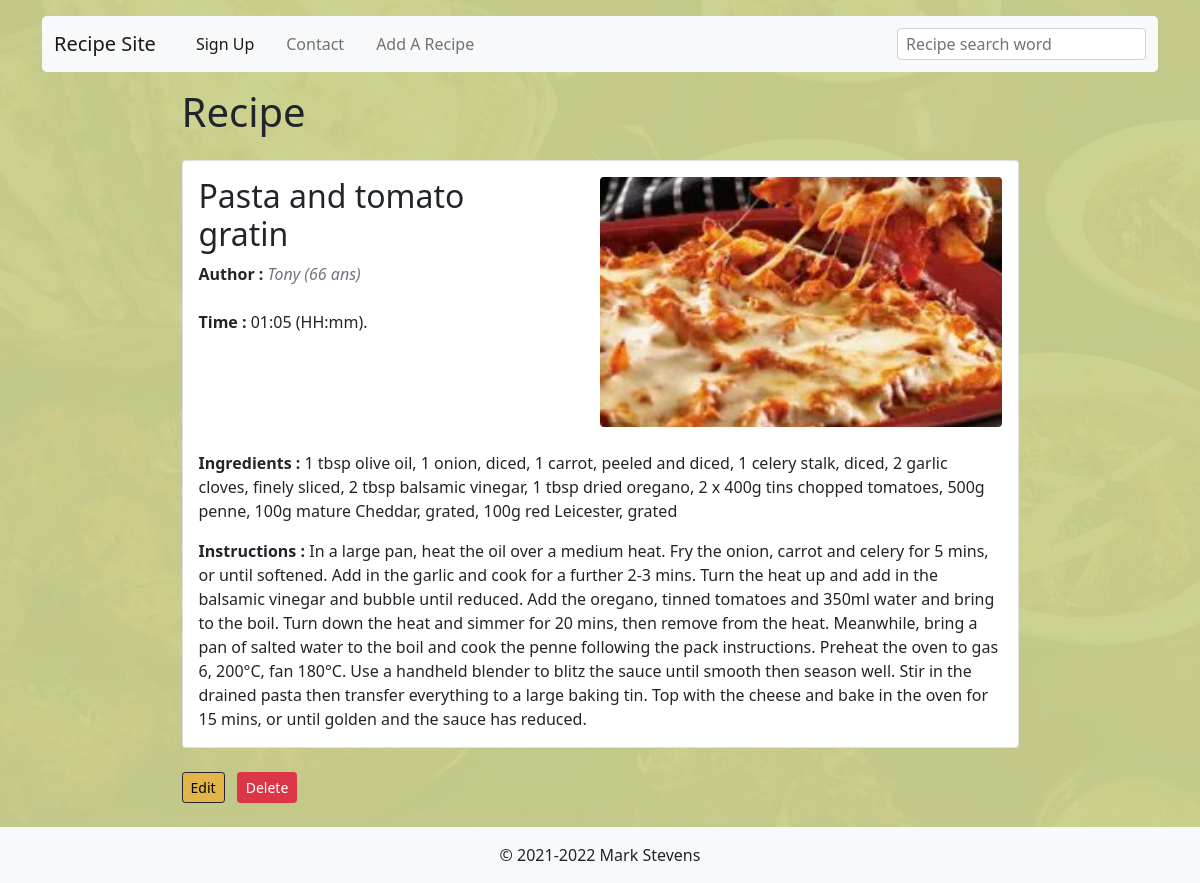
/recipes/read.php?id=90 (signed in), run on the app's committed database.
### tables this page shows
CREATE TABLE `recipes` (
  `recipe_id` int(11) NOT NULL,
  `title` varchar(128) NOT NULL,
  `summary` text NOT NULL,
  `duration` time NOT NULL,
  `ingredients` text NOT NULL,
  `recipe` text NOT NULL,
  `author` varchar(512) NOT NULL,
  `image` varchar(256) NOT NULL,
  `is_enabled` tinyint(1) NOT NULL
);

CREATE TABLE `users` (
  `user_id` int(11) NOT NULL,
  `full_name` varchar(64) NOT NULL,
  `email` varchar(512) NOT NULL,
  `password` varchar(512) NOT NULL,
  `age` int(11) NOT NULL
);

### variables/variables.php (called while the page is built, shortened)
<?php
  $usersStatement = $mysqlClient->prepare('SELECT * FROM users');
  $usersStatement->execute();
  $users = $usersStatement->fetchAll();
  $rootUrl = (!empty($_SERVER['HTTPS']) ? 'https' : 'http') . '://' . $_SERVER['HTTP_HOST'] . '/';
  ?>

### config/user.php (called while the page is built, shortened)
<?php
include_once($_SERVER['DOCUMENT_ROOT'] . "/config/mysql.php");
include_once($_SERVER['DOCUMENT_ROOT'] . "/variables/variables.php");

### functions/functions.php (called while the page is built, shortened)
<?php
function displayAuthor(string $authorEmail, array $users) : string
{
    for ($i = 0; $i < count($users); $i++) {
        $author = $users[$i];
        if ($authorEmail === $author['email']) {
            return $author['full_name'] . ' (' . $author['age'] . ' ans)';
        }
    }
    return 'utilisateur inconnu';
}

### recipes/read.php (the view, shortened to what this page needs)
<?php session_start();
  include_once($_SERVER['DOCUMENT_ROOT'] . "/config/user.php");
  include_once($_SERVER['DOCUMENT_ROOT'] . "/variables/variables.php");
  include_once($_SERVER['DOCUMENT_ROOT'] . "/functions/functions.php");
  $getData = $_GET;
  $recipe_id = $getData['id'];
  if (!isset($recipe_id) || (!is_numeric($recipe_id)))
  {
    $errorMessage = 'Something seems to have gone wrong. Please try again.';
    echo $errorMessage;
    return;
  }	else {
    $retrieveRecipe = $mysqlClient->prepare('SELECT * FROM `recipes` WHERE recipe_id = :recipe_id');
    $retrieveRecipe->execute([
      'recipe_id' => $recipe_id,
    ]);
    $recipe = $retrieveRecipe->fetch(PDO::FETCH_ASSOC);
  }
?>
<!DOCTYPE html>
<html lang="en">
<head>
    <link href="https://cdn.jsdelivr.net/npm/bootstrap@5.0.2/dist/css/bootstrap.min.css" rel="stylesheet">
    <link rel="stylesheet" href="<?php echo($rootUrl.'/css/style.css'); ?>">
</head>
<body class="backThree d-flex flex-column min-vh-100">
    <main class="container">
      <?php include_once($rootPath.'/include/header.php'); ?>
      <section class="readPage-container mx-auto">
        <h1 class="mb-4">Recipe</h1>
        <div class="card">
          <div class="d-flex flex-column card-body">
            <div class="d-flex flex-column-reverse flex-lg-row justify-content-between mb-3">
              <div class="readPage-summary me-2" >
                <h2 class="readPage-recipeTitle"><?php echo ucfirst($recipe['title']); ?></h2>
                <p class="card-text"><b>Author : </b><i class="text-muted"><?php echo ucfirst(displayAuthor($recipe['author'], $users)); ?></i></p>
                <p class="card-text mt-4"><b>Time : </b><?php echo date("H:i", strtotime($recipe['duration'])); ?> (HH:mm).</p>
              </div>
              <img class="recipe-image readPage-image rounded mb-2" src="<?php echo($rootUrl)?>/recipes/images/<?php echo $recipe['image'] ? $recipe['image'] : 'ImageDefault_NO_DELETE.png' ?>" alt="">
            </div>
              <p class="card-text"><b>Ingredients : </b><?php echo $recipe['ingredients']; ?></p>
              <p class="card-text"><b>Instructions : </b><?php echo $recipe['recipe']; ?></p>
          </div>
        </div>
          <div class="mt-auto">
            <a class="btn btn-warning btn-sm my-4" href="<?php echo($rootUrl)?>recipes/update.php?id=<?php echo($recipe['recipe_id']); ?>">Edit</a>
            <a class="btn btn-danger btn-sm m-2" href="<?php echo($rootUrl)?>recipes/delete.php?id=<?php echo($recipe['recipe_id']); ?>">Delete</a>
          </div>
      </section>
</main>
    <?php include_once($rootPath.'/include/footer.php'); ?>
</body>
</html>

### css/style.css (style rules this page uses)
body { background: #CBD18F; }
.btn-warning { background-color: #E3B448; border-color: #212529; }
.recipe-image { object-fit: cover; width: 100%; height: 200px; }
.readPage-image { height: 250px; }
.readPage-recipeTitle { overflow-wrap: break-word; word-wrap: break-word; -webkit-hyphens: auto; hyphens: auto; }
@media only screen and (max-width: 1200px) and (min-width: 992px) { .readPage-summary { max-width: 325px; } }
.backOne, .backTwo, .backThree { background: #CBD18F; position: relative; height: 100%; width: 100%; }
.backThree::before { content: ""; background: #CBD18F url("backgrounds/asian-fusion.webp") no-repeat center center; background-size: cover; position: absolute; top: 0px; right: 0px; bottom: 0px; left: 0px; opacity: 0.04; z-index: -1; }
@media screen and (min-width: 768px) { .readPage-container { width: 75%; } }
@media screen and (min-width: 992px) { .readPage-image { width: 50%; } }

### data on the page
recipes: title "Pasta and tomato gratin", author.age "Tony (66 ans)", duration "01:05", image (picture), ingredients "1 tbsp olive oil, 1 onion, diced, 1 carrot, peeled and diced, 1 celery stalk, diced, 2 garlic cloves, finely sliced, 2 tbsp balsamic vinegar, 1 tbsp dried oregano, 2 x 400g tins chopped tomatoes, 500g penne, 100g mature Cheddar, grated, 100g red Leicester, grated", recipe "In a large pan, heat the oil over a medium heat. Fry the onion, carrot and celery for 5 mins, or until softened. Add in the garlic and cook for a further 2-3 mins. Turn the heat up and add in the balsamic vinegar and bubble until reduced. Add the oregano, tinned tomatoes and 350ml water and bring to the boil. Turn down the heat and simmer for 20 mins, then remove from the heat. Meanwhile, bring a pan of salted water to the boil and cook the penne following the pack instructions. Preheat the oven to gas 6, 200°C, fan 180°C. Use a handheld blender to blitz the sauce until smooth then season well. Stir in the drained pasta then transfer everything to a large baking tin. Top with the cheese and…"
